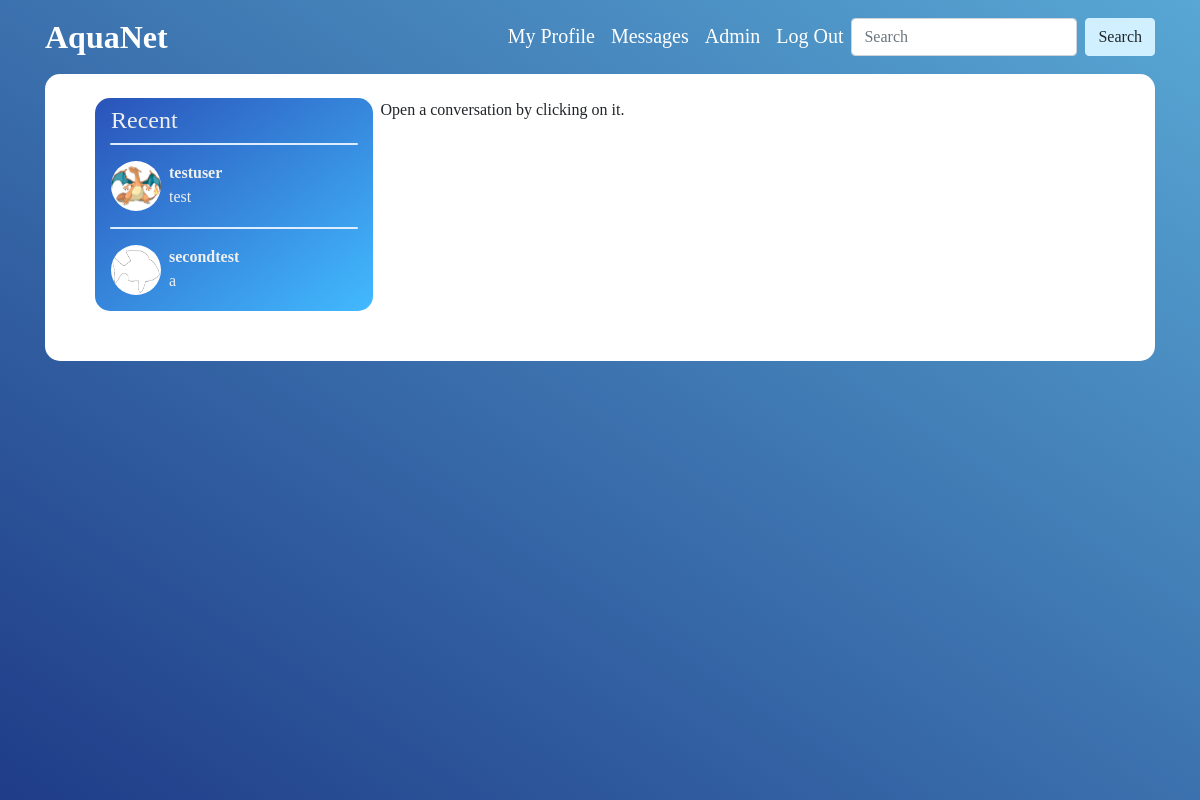
/messages (signed in), run on the app's committed database.
### userschat/models.py (models this page shows, shortened)
class Thread(models.Model):
    first_user = models.ForeignKey(User, related_name="first_user", on_delete=models.CASCADE)
    second_user = models.ForeignKey(User, related_name="second_user", on_delete=models.CASCADE)
    notify_first_user = models.BooleanField(default=False)
    notify_second_user = models.BooleanField(default=False)
    last_update = models.DateTimeField(default=timezone.now)
    def get_last_message(self):
        last_message = Message.objects.filter(thread=self.id).last()
        if last_message:
            return last_message.message
    def get_second_user_image(self):
        return get_user_image_url(self.second_user)

class Message(models.Model):
    thread = models.ForeignKey(Thread, null=True, blank=True, on_delete=models.SET_NULL)
    message = models.TextField()
    sender = models.ForeignKey(User, on_delete=models.CASCADE)
    date = models.DateTimeField(default=timezone.now)

### users/models.py (models this page shows, shortened)
class UserImage(models.Model):
    user = models.OneToOneField(User, on_delete=models.CASCADE)
    user_image = models.ImageField(upload_to='user-images', blank=True)

### userschat/views.py (the view)
# urls.py: path('messages', views.ThreadsView.as_view(), name='threads'),
class ThreadsView(LoginRequiredMixin, TemplateView):
    template_name = 'userschat/threads.html'
    def get_context_data(self, *, object_list=None, **kwargs):
        context = super(ThreadsView, self).get_context_data(**kwargs)
        self.threads = Thread.objects.filter(Q(first_user=self.request.user) | Q(second_user=self.request.user)).order_by('-last_update')
        context.update({'threads': self.threads})
        return context

### aquanet/context_processors.py (called while the page is built)
def get_unread_threads(request):
    unread_threads = 0
    active_user = request.user
    if active_user.is_authenticated:
        threads = Thread.objects.filter(Q(first_user=request.user) | Q(second_user=request.user))
        for thread in threads:
            if active_user == thread.first_user:
                if thread.notify_first_user:
                    unread_threads += 1
            else:
                if thread.notify_second_user:
                    unread_threads += 1
    return {'unread_threads': unread_threads}

### users/models.py (called while the page is built)
def get_user_image_url(user):
    if UserImage.objects.filter(user=user):
        img = UserImage.objects.get(user=user)
        return img.user_image.url
    else:
        return "/media/species-images/default.jpg"

### userschat/templates/userschat/threads.html (shortened to what this page needs)
{% extends "speciesprofile/base.html" %}
{% load static %}
{% block content %}
<div class="card">
    <div id="threads-parent" class="d-flex">
        <div id="threads-container" class="ml-50px mt-4">
            <div id="thread-header">
                <h4 class="ml-3 mt-2">Recent</h4>
                <hr class="thread-divider">
            </div>
            {% for thread in threads %}
                {% if thread.get_last_message %}
                    {% if forloop.counter0 != 0 %}
                    <hr class="thread-divider">
                    {% endif%}
                    <div class="thread-box d-flex p-3" data-thread-id="{{thread.id}}">
                        <div class="chat-user-img">
                            {% if thread.first_user == user %}
                                <a href="{% url 'users:profile' thread.second_user %}"><img src="{{thread.get_second_user_image}}" alt="" height="50" width="50"></a>
                            {% else %}
                                <a href="{% url 'users:profile' thread.first_user %}"><img src="{{thread.get_first_user_image}}" alt="" height="50" width="50"></a>
                            {% endif %}
                        </div>
                        <div class="ml-2">
                            {% if thread.first_user == user %}
                                <div class="font-weight-bold">{{thread.second_user.username}}</div>
                            {% else %}
                                <div class="font-weight-bold">{{thread.first_user.username}}</div>
                            {% endif %}
                            <div id="latest-message{{thread.id}}">{{thread.get_last_message}}</div>
                        </div>
                    </div>
                {% endif %}
            {% endfor %}
        </div>
        <div id="conversation-container">
            <div class="ml-2 mt-4">Open a conversation by clicking on it.</div>
        </div>
    </div>
</div>
{% endblock content %}

### data on the page
Thread: get_second_user_image (picture), second_user.username "testuser", get_last_message "test"
Thread: shows a picture, second_user.username "secondtest", get_last_message "a"
